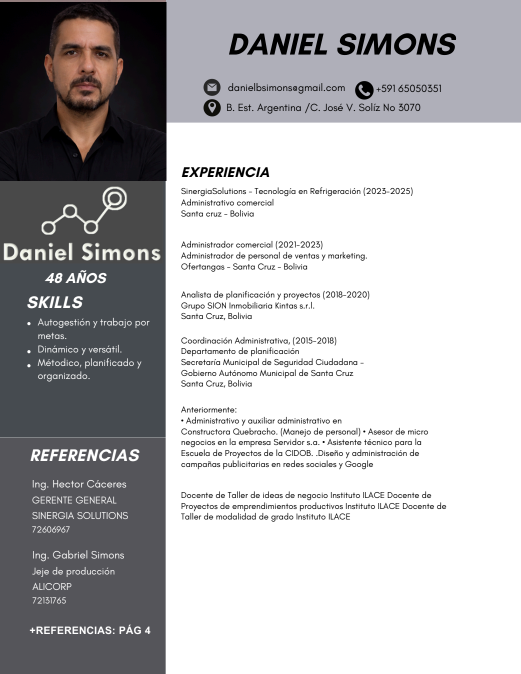
#> input picture 09_curriculum/tmp/cv_pesoa/source/page-1.png, 1041 x 1347 px, found by its file name (shown at 1/2 size)
$ python build_cv.py
#> lines starting #> are read from the running program, lines starting #| are printed output that depends on the picture
from pathlib import Path
from PIL import Image
from reportlab.lib import colors
from reportlab.lib.enums import TA_LEFT
from reportlab.lib.pagesizes import A4
from reportlab.lib.styles import ParagraphStyle
from reportlab.lib.units import mm
from reportlab.platypus import (
    BaseDocTemplate, PageTemplate, Frame, Paragraph, Spacer,
    PageBreak, KeepTogether, HRFlowable
)
from reportlab.pdfbase import pdfmetrics
from reportlab.pdfbase.ttfonts import TTFont

ROOT = Path(r"C:\Users\Usuario\Desktop\daniel simons\curriculum")
TMP = ROOT / "tmp" / "cv_pesoa"
OUT_DIR = ROOT / "convocatoria pesoa"
OUT_DIR.mkdir(parents=True, exist_ok=True)
OUT = OUT_DIR / "CV Daniel Simons - Pesoa.pdf"

# Crop the portrait from the first page of the original CV.
src_page = Image.open(TMP / "source" / "page-1.png")
#> src_page is the input picture: PIL image 1041x1347 RGB; mean R, G, B 181.8, 181.2, 183
portrait = src_page.crop((0, 0, 333, 362))
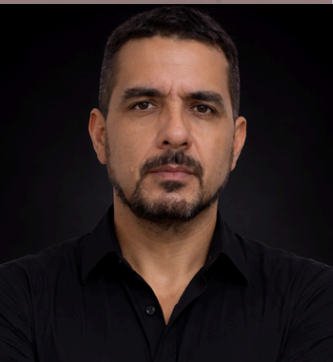
#> portrait: PIL image 333x362 RGB; mean R, G, B 42, 29.9, 28.3
PORTRAIT = TMP / "foto_daniel_simons.png"
portrait.save(PORTRAIT)

font_dir = Path(r"C:\Windows\Fonts")
font_map = {
    "Arial": font_dir / "arial.ttf",
    "Arial-Bold": font_dir / "arialbd.ttf",
    "Arial-Italic": font_dir / "ariali.ttf",
}
for name, path in font_map.items():
#> (the run stopped early here; a loop or call above may not have finished)
